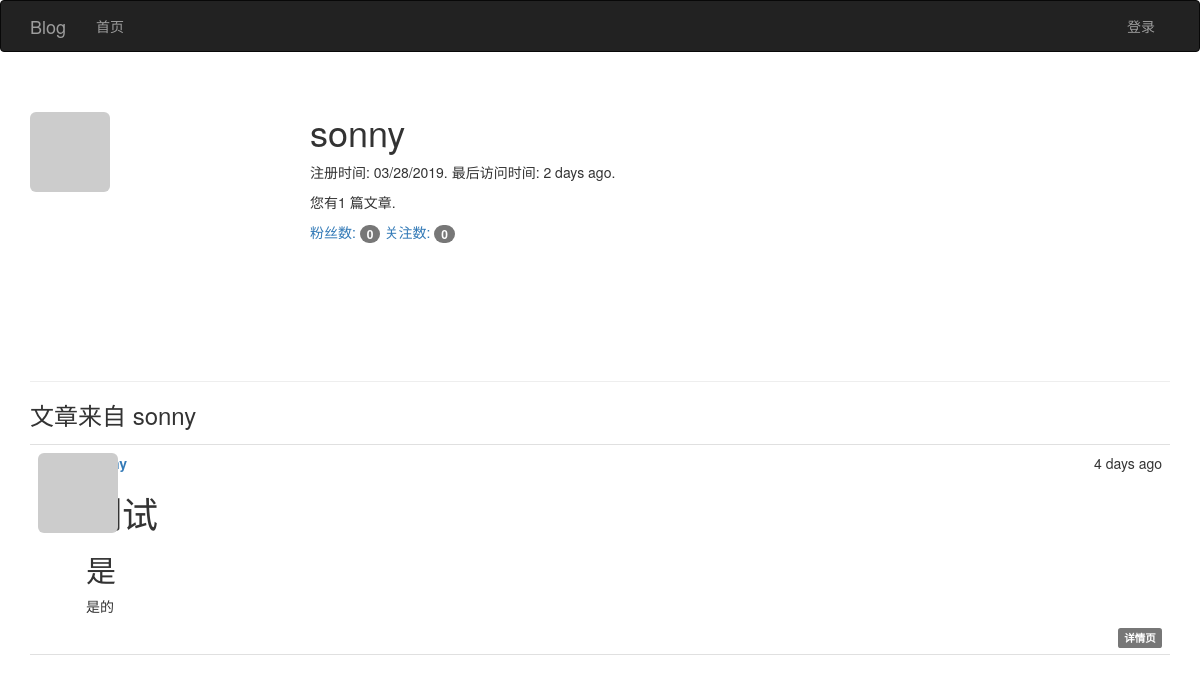
Before: /user/sonny with the older database file.
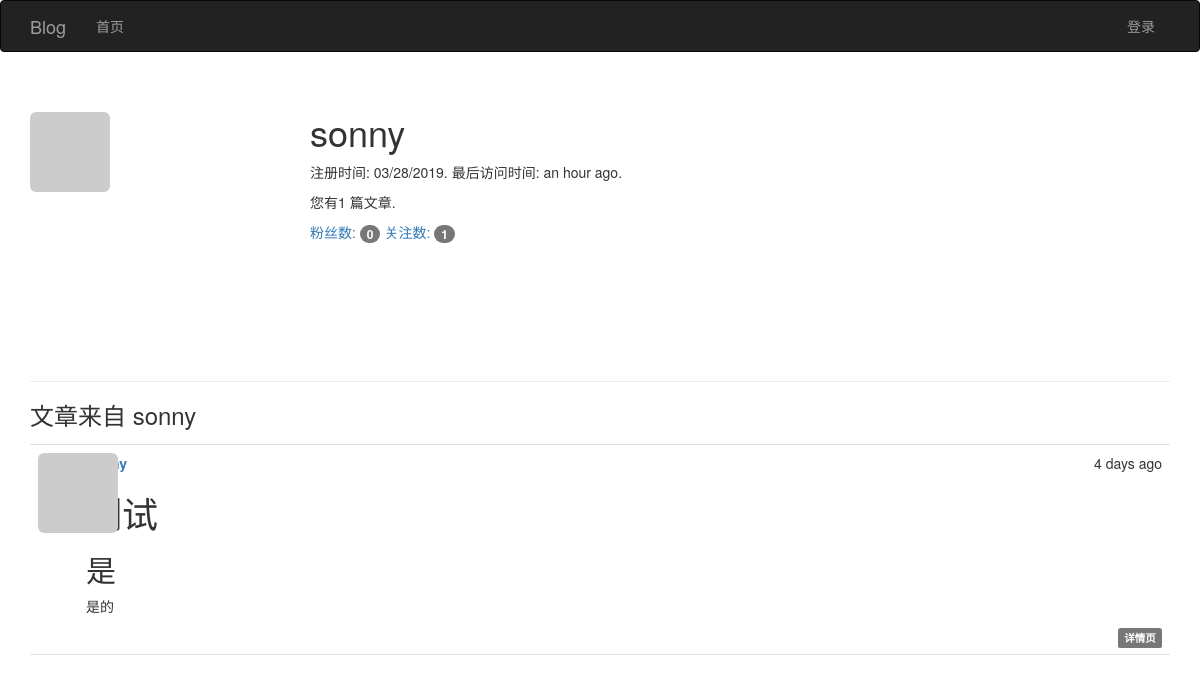
After: the same page with the newer database file.
### app/models.py (models this page shows, shortened)
class User(UserMixin, db.Model):
    __tablename__ = 'users'
    id = db.Column(db.Integer, primary_key=True)
    email = db.Column(db.String(64), unique=True)
    username = db.Column(db.String(64), unique=True, index=True)
    password_hash = db.Column(db.String(128))
    role_id = db.Column(db.Integer, db.ForeignKey('roles.id'))
    confirmed = db.Column(db.Boolean, default=False)
    name = db.Column(db.String(64))
    location = db.Column(db.String(64))
    about_me = db.Column(db.Text())
    member_since = db.Column(db.DateTime(), default=datetime.utcnow)
    last_seen = db.Column(db.DateTime(), default=datetime.utcnow)
    avatar_hash = db.Column(db.String(32))
    articles = db.relationship('Article', backref='author', lazy='dynamic')
    followed = db.relationship('Follow',
                               foreign_keys=[Follow.follower_id],
                               backref=db.backref('follower', lazy='joined'),
                               lazy='dynamic',
                               cascade='all, delete-orphan')
    followers = db.relationship('Follow',
                                foreign_keys=[Follow.followed_id],
                                backref=db.backref('followed', lazy='joined'),
                                lazy='dynamic',
                                cascade='all, delete-orphan')
    @property
    def password(self):
        """密码生成哈希值就无法还原"""
        raise AttributeError('密码没有可读的属性')
    def gravatar(self, size=100, default='identicon', rating='g'):
        url = 'https://www.gravatar.com/avatar'
        hash = self.avatar_hash or self.gravatar_hash()
        u = '{url}/{hash}?s={size}&d={default}&r={rating}'.format(
            url=url, hash=hash, size=size, default=default, rating=rating)
        return u

class Article(db.Model):
    __tablename__ = 'articles'
    id = db.Column(db.Integer, primary_key=True)
    body = db.Column(db.Text)
    body_html = db.Column(db.Text)
    timestamp = db.Column(db.DateTime, index=True, default=datetime.utcnow)
    author_id = db.Column(db.Integer, db.ForeignKey('users.id'))

### app/main/views.py (the view)
class Users(MethodView):
    def get(self, username):
        user = User.query.filter_by(username=username).first_or_404()
        articles = user.articles.order_by(Article.timestamp.desc()).all()
        return render_template('user.html', user=user, articles=articles)

### app/auth/views.py (called while the page is built)
@auth.before_app_request
def before_request():
    if current_user.is_authenticated:
        current_user.ping()
        if not current_user.confirmed \
                and request.blueprint != 'auth' \
                and request.endpoint != 'static':
            return redirect(url_for('auth.unconfirmed'))

### app/main/__init__.py (called while the page is built)
@main.app_context_processor
def inject_permissions():
    return dict(Permission=Permission)

### app/models.py (called while the page is built)
    def can(self, permissions):
        return False

    def is_administrator(self):
        return False

### app/templates/user.html (shortened to what this page needs)
{% extends "base.html" %}
{% block page_content %}
<div class="page-header">
    <img class="img-rounded profile-thumbnail" src="{{ user.gravatar(size=256) }}">
    <div class="profile-header">
        <h1>{{ user.username }}</h1>
        <p>注册时间: {{ moment(user.member_since).format('L') }}. 最后访问时间: {{ moment(user.last_seen).fromNow() }}.</p>
        <p>您有{{ user.articles.count() }} 篇文章.</p>
        <p>
            <a href="{{ url_for('.followers', username=user.username) }}">粉丝数: <span class="badge">{{ user.followers.count() }}</span></a>
            <a href="{{ url_for('.followed_by', username=user.username) }}">关注数: <span class="badge">{{ user.followed.count() }}</span></a>
        </p>
    </div>
</div>
<h3>文章来自 {{ user.username }}</h3>
{% include '_articles.html' %}
{% endblock %}

### app/templates/base.html (shortened to what this page needs)
{% extends "bootstrap/base.html" %}
{% block head %}
    {{ super() }}
    <link rel="stylesheet" type="text/css" href="{{ url_for('static', filename='css/styles.css') }}">
{% endblock %}
{% block navbar %}
    <div class="navbar navbar-inverse" role="navigation">
        <div class="container">
            <div class="navbar-header">
                <a class="navbar-brand" href="{{ url_for('main.index') }}">Blog</a>
            </div>
            <div class="navbar-collapse collapse">
                <ul class="nav navbar-nav">
                    <li><a href="{{ url_for('main.index') }}">首页</a></li>
                </ul>
                <ul class="nav navbar-nav navbar-right">
                    {% if current_user.is_authenticated %}
                        <li class="dropdown">
                            <a href="#" class="dropdown-toggle" data-toggle="dropdown">
                                <img src="{{ current_user.gravatar(size=18) }}">
                                账户 <b class="caret"></b>
                            </a>
                            <ul class="dropdown-menu">
                                <li><a href="{{ url_for('auth.change_password') }}">修改密码</a></li>
                                <li><a href="{{ url_for('auth.change_email_request') }}">修改邮箱</a></li>
                                <li><a href="{{ url_for('auth.logout') }}">退出</a></li>
                            </ul>
                        </li>
                    {% else %}
                        <li><a href="{{ url_for('auth.login') }}">登录</a></li>
                    {% endif %}
                </ul>
            </div>
        </div>
    </div>
{% endblock %}
{% block content %}
    <div class="container">
        {% block page_content %}{% endblock %}
    </div>
{% endblock %}

### app/templates/_articles.html (shortened to what this page needs)
<ul class="articles">
    {% for article in articles %}
    <li class="article">
        <div class="article-thumbnail">
            <a href="{{ url_for('main.user', username=article.author.username) }}">
                <img class="img-rounded profile-thumbnail" src="{{ article.author.gravatar(size=40) }}">
            </a>
        </div>
        <div class="article-content">
            <div class="article-date">{{ moment(article.timestamp).fromNow() }}</div>
            <div class="article-author"><a href="{{ url_for('main.user', username=article.author.username) }}">{{ article.author.username }}</a></div>
             <div class="article-body">
                {% if article.body_html %}
                    {{ article.body_html | safe }}
                {% else %}
                    {{ article.body }}
                {% endif %}
            </div>
        <div class="article-footer">
            <a href="{{ url_for('main.article', id=article.id) }}">
                <span class="label label-default">详情页</span>
            </a>
        </div>
        </div>
    </li>
    {% endfor %}
</ul>

### app/static/css/styles.css (style rules this page uses)
.profile-thumbnail { position: absolute; }
.profile-header { min-height: 260px; margin-left: 280px; }
ul.articles { list-style-type: none; padding: 0px; margin: 16px 0px 0px 0px; border-top: 1px solid #e0e0e0; }
ul.articles li.article { padding: 8px; border-bottom: 1px solid #e0e0e0; }
div.article-date { float: right; }
div.article-author { font-weight: bold; }
div.article-thumbnail { position: absolute; }
div.article-content { margin-left: 48px; min-height: 48px; }
div.article-footer { text-align: right; }

Changed rows visible on the page:
changed User "sonny": last_seen "2 days ago" → "an hour ago"
Other visible differences:
{{ user.followed.count() }}: "0" → "1"
